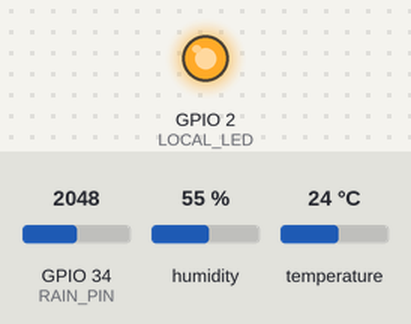
Recording of a sketch running on a simulated ESP32. Parts: output pins drawn as LEDs (lit = HIGH). The inputs (shaded band) are chosen by the test bench; at power-on: GPIO 34 (RAIN_PIN) = 2048, humidity 55 %, temperature 24 °C.

Above: at 2.8 s.
2.9 s: GPIO 34 (RAIN_PIN) set to 3431
5.6 s: GPIO 34 (RAIN_PIN) set to 3560
At 6.4 s:
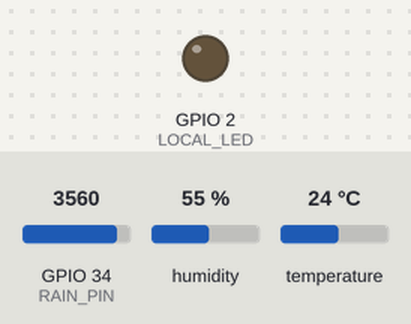
8.3 s: GPIO 34 (RAIN_PIN) set to 3460
At 11.2 s:
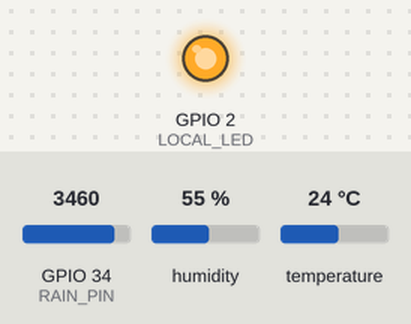
11.6 s: GPIO 34 (RAIN_PIN) set to 3540
At 12.4 s:
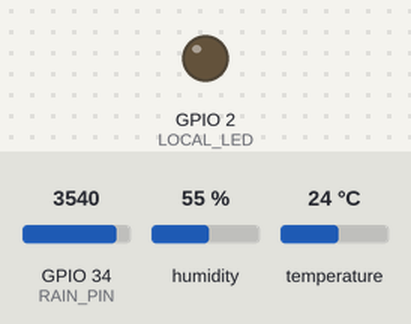
Timing chart, 0 to 14.6 s (numbered marks = the images above; inputs shaded):
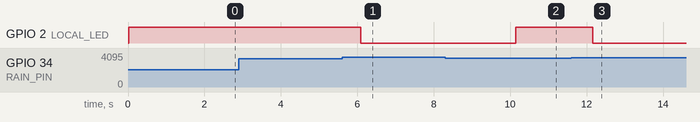

Measured:
- the behaviour switches between 3499 and 3500 on GPIO 34 (RAIN_PIN) (found by bisection; images 0 and 1)
- after the input at 2.9 s, every drawn part: stays the same
- after the input at 5.6 s, GPIO 2 (LOCAL_LED): HIGH → LOW after 0.49 s
- after the input at 8.3 s, GPIO 2 (LOCAL_LED): LOW → HIGH after 1.8 s
- after the input at 11.6 s, GPIO 2 (LOCAL_LED): HIGH → LOW after 0.57 s

The sketch:

Sender_board_code.ino
```cpp
/*
  Board: RED (Sender)
  Mac to send to: 84:1F:E8:1B:A3:78
*/
#include <esp_now.h>
#include <WiFi.h>
#include <esp_wifi.h>
#include "DHT.h"

#define DHTPIN 4
#define DHTTYPE DHT11
#define RAIN_PIN 34
#define LOCAL_LED 2

DHT dht(DHTPIN, DHTTYPE);
int rainThreshold = 3500;

uint8_t broadcastAddress[] = {0x84, 0x1F, 0xE8, 0x1B, 0xA3, 0x78};

typedef struct struct_message {
  float temp;
  float hum;
  bool isRaining;
} struct_message;

struct_message myData;

void OnDataSent(const uint8_t *mac_addr, esp_now_send_status_t status) {
  // Optional: Debugging
}

void setup() {
  Serial.begin(115200);
  pinMode(RAIN_PIN, INPUT);
  pinMode(LOCAL_LED, OUTPUT);
  dht.begin();

  WiFi.mode(WIFI_STA);

  esp_wifi_set_channel(1, WIFI_SECOND_CHAN_NONE);

  if (esp_now_init() != ESP_OK) {
    Serial.println("Error initializing ESP-NOW");
    return;
  }

  esp_now_register_send_cb(OnDataSent);

  esp_now_peer_info_t peerInfo;
  memset(&peerInfo, 0, sizeof(peerInfo));
  memcpy(peerInfo.peer_addr, broadcastAddress, 6);
  peerInfo.channel = 1;
  peerInfo.encrypt = false;

  if (esp_now_add_peer(&peerInfo) != ESP_OK){
    return;
  }
}

void loop() {
  float h = dht.readHumidity();
  float t = dht.readTemperature();
  int rainValue = analogRead(RAIN_PIN);

  if (isnan(h) || isnan(t)) { h = 0.0; t = 0.0; }

  bool rainDetected = (rainValue < rainThreshold);
  digitalWrite(LOCAL_LED, rainDetected ? HIGH : LOW);

  myData.temp = t;
  myData.hum = h;
  myData.isRaining = rainDetected;

  esp_now_send(broadcastAddress, (uint8_t *) &myData, sizeof(myData));
  delay(2000);
}
```
